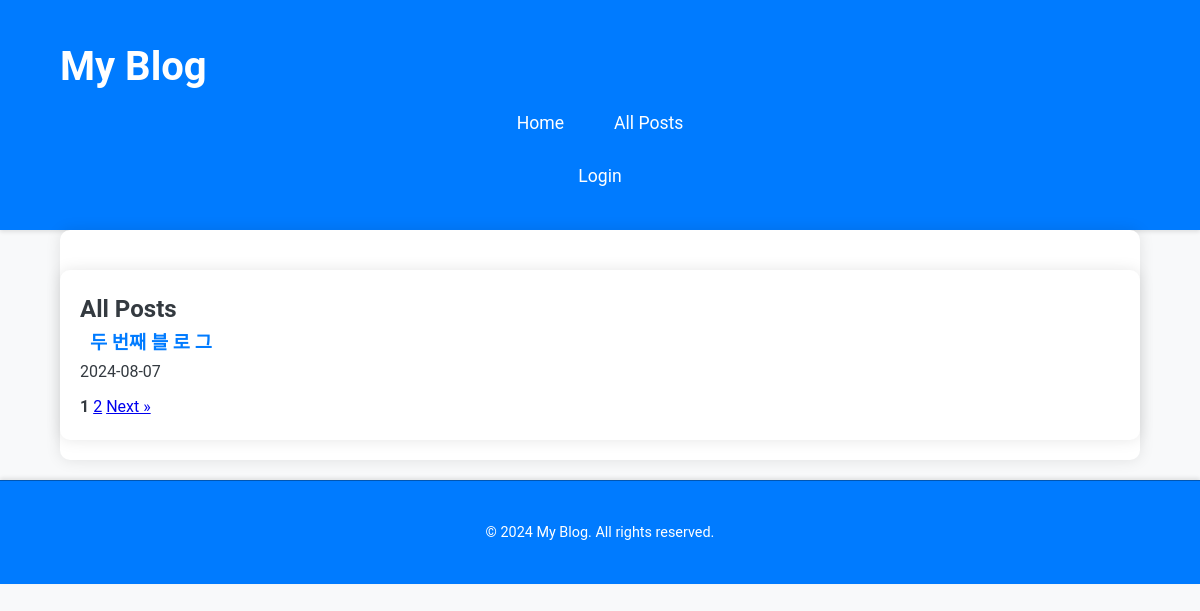
/posts/, run on an earlier commit of the app's database.
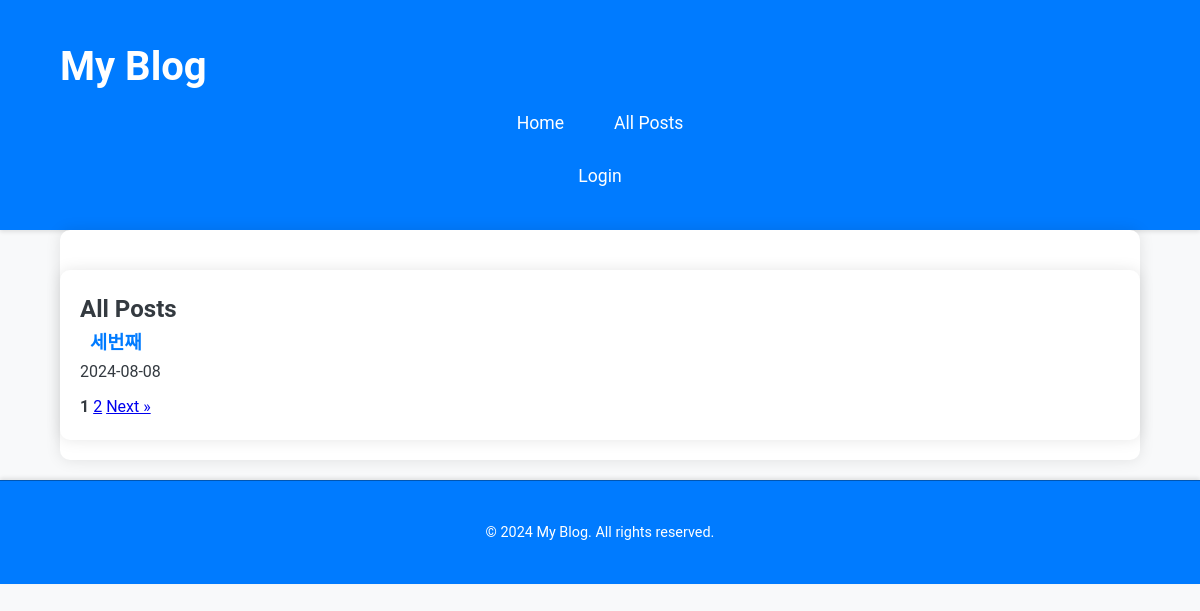
And on a later commit of the database.
### blog/models.py (models this page shows, shortened)
class Post(models.Model):
    title = models.CharField(max_length=200) # max 값을 지정해야할때
    content = models.TextField() # 길이 제한이 없을때
    created_date = models.DateTimeField(default=timezone.now) # 날짜와 시간을 의미함
    modified_date = models.DateTimeField(auto_now=True) # 수정될때마다 시간이 자동으로 업데이트 됨
    category = models.ForeignKey(Category, on_delete=models.CASCADE, null=True, related_name = 'posts') # Category 모델과 Post 모델을 1:N 관계로 연결함
    class Meta:
        ordering = ['-created_date'] # -가 있으면 내림차순, 없으면 오름차순

### blog/views.py (the view)
# urls.py: path('posts/', views.post_list, name='post_list'),
def post_list(request):
    post_list = Post.objects.all().order_by('-created_date')
    paginator = Paginator(post_list, 1)
    page = request.GET.get('page')
    posts = paginator.get_page(page)
    return render(request, 'blog/post_list.html', {'posts': posts})

### blog/templates/blog/post_list.html (shortened to what this page needs)
{% extends 'blog/base.html' %}
{% block content %}
    <div class="content-wrapper">
        <h2>All Posts</h2>
        <ul class="post-list">
          {% for post in posts %}
          <li>
            <h3><a href="{% url 'post_detail' post.pk %}">{{ post.title }}</a></h3>
            <p>{{ post.created_date|date:"Y-m-d" }}</p>
          </li>
          {% empty %}
          <li>No posts yet.</li>
          {% endfor %}
        </ul>
        {% if posts.has_other_pages %}
        <div class="pagination">
          {% for num in posts.paginator.page_range %}
            {% if posts.number == num %}
            <strong>{{ num }}</strong>
            {% else %}
            <a href="?page={{ num }}">{{ num }}</a>
            {% endif %}
          {% endfor %}
          {% if posts.has_next %}
          <a href="?page={{ posts.next_page_number }}">Next &raquo;</a>
          {% endif %}
        </div>
        {% endif %}
    </div>
{% endblock %}

What changed in the data, as far as the page shows it:
no longer on this page (row edited): Post: title "두 번째 블 로 그", created_date "2024-08-07"
added Post: title "세번째", created_date "2024-08-08"
